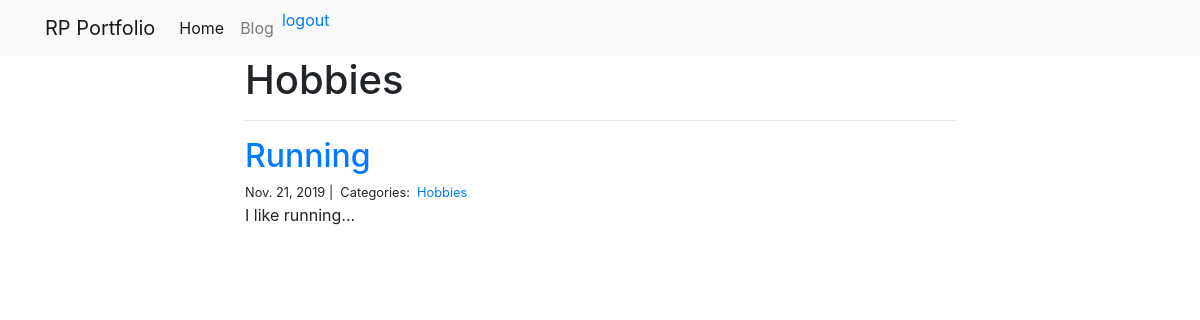
/blog/Hobbies/ (signed in), run on the app's committed database.
### blog/models.py (models this page shows)
class Category(models.Model):
    name = models.CharField(max_length=20)

class Post(models.Model):
    title = models.CharField(max_length=255)
    body = models.TextField()
    created_on = models.DateTimeField(auto_now_add=True)
    last_modified = models.DateTimeField(auto_now=True)
    categories = models.ManyToManyField("Category", related_name="posts")

### blog/views.py (the view)
# urls.py: path("<category>/", views.blog_category, name="blog_category"),
def blog_category(request, category):
    posts = Post.objects.filter(categories__name__contains=category).order_by(
        "-created_on"
    )
    context = {"category": category, "posts": posts}
    return render(request, "blog_category.html", context)

### blog/templates/blog_category.html (shortened to what this page needs)
{% extends "base.html" %}
{% block page_content %}
<head>
</head>
<div class="col-md-8 offset-md-2">
    <h1>{{ category | title }}</h1>
    <hr>
    {% for post in posts %}
        <h2><a href="{% url 'blog_detail' post.pk%}">{{ post.title }}</a></h2>
        <small>
            {{ post.created_on.date }} |&nbsp;
            Categories:&nbsp;
            {% for category in post.categories.all %}
            <a href="{% url 'blog_category' category.name %}">
                {{ category.name }}
            </a>&nbsp;
            {% endfor %}
        </small>
        <p>{{ post.body | slice:":400" }}...</p>
    {% endfor %}
</div>
{% endblock %}

### data on the page
Category: name "Hobbies"
Post: title "Running", created_on "Nov. 21, 2019", body "I like running"
